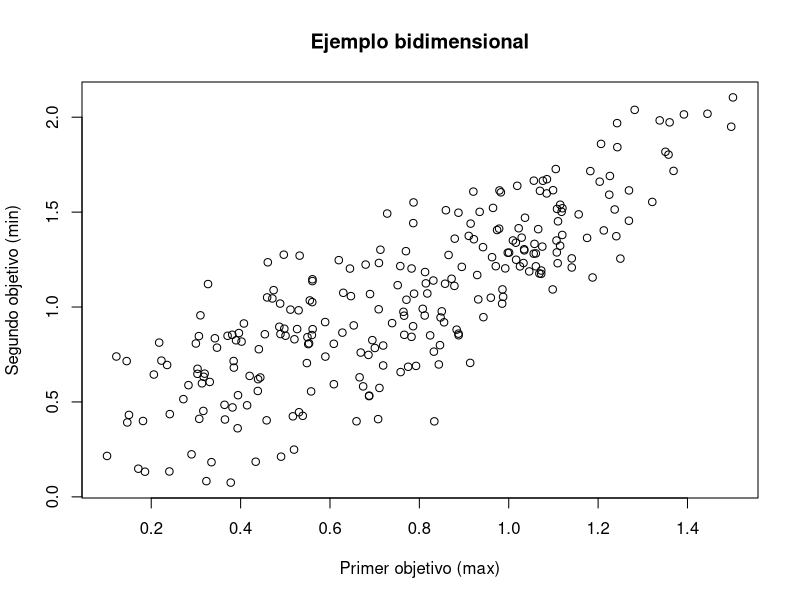
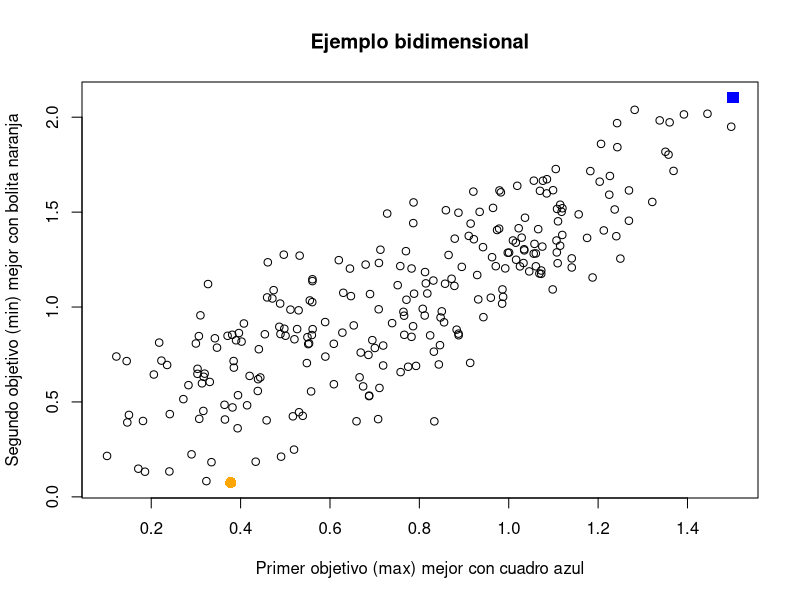

Write R code to recreate these figures, in order.
pick.one <- function(x) {
    if (length(x) == 1) {
        return(x)
    } else {
        return(sample(x, 1))
    }
}
 
poli <- function(maxdeg, varcount, termcount) {
    f <- data.frame(variable=integer(), coef=integer(), degree=integer())
    for (t in 1:termcount) {
        var <- pick.one(1:varcount)
        deg <- pick.one(1:maxdeg)
        f <-  rbind(f, c(var, runif(1), deg))
    }
    names(f) <- c("variable", "coef", "degree")
    return(f)
}
 
eval <- function(pol, vars, terms) {
    value <- 0.0
    for (t in 1:terms) {
        term <- pol[t,]
        value <-  value + term$coef * vars[term$variable]^term$degree
    }
    return(value)
}
 
vc <- 4
md <- 3
tc <- 5
k <- 2 # cuantas funciones objetivo
obj <- list()
for (i in 1:k) {
    obj[[i]] <- poli(md, vc, tc)
}
minim <- (runif(k) > 0.5)
n <- 250 # cuantas soluciones aleatorias
sol <- matrix(runif(vc * n), nrow=n, ncol=vc)
val <- matrix(rep(NA, k * n), nrow=n, ncol=k)
for (i in 1:n) { # evaluamos las soluciones
    for (j in 1:k) { # para todos los objetivos
        val[i, j] <- eval(obj[[j]], sol[i,], tc)
    }
}
mejor1 <- which.max((1 + (-2 * minim[1])) * val[,1])
mejor2 <- which.max((1 + (-2 * minim[2])) * val[,2])
cual <- c("max", "min")
xl <- paste("Primer objetivo (", cual[minim[1] + 1], ")", sep="")
yl <- paste("Segundo objetivo (", cual[minim[2] + 1], ")", sep="")
png("p11_init.png")
plot(val[,1], val[,2], xlab=xl, ylab=yl, main="Ejemplo bidimensional")
graphics.off()
png("p11_mejores.png")
plot(val[,1], val[,2], xlab=paste(xl, "mejor con cuadro azul"),
     ylab=paste(yl,"mejor con bolita naranja"),
     main="Ejemplo bidimensional")
points(val[mejor1, 1], val[mejor1, 2], col="blue", pch=15, cex=1.5)
points(val[mejor2, 1], val[mejor2, 2], col="orange", pch=16, cex=1.5)
graphics.off()
